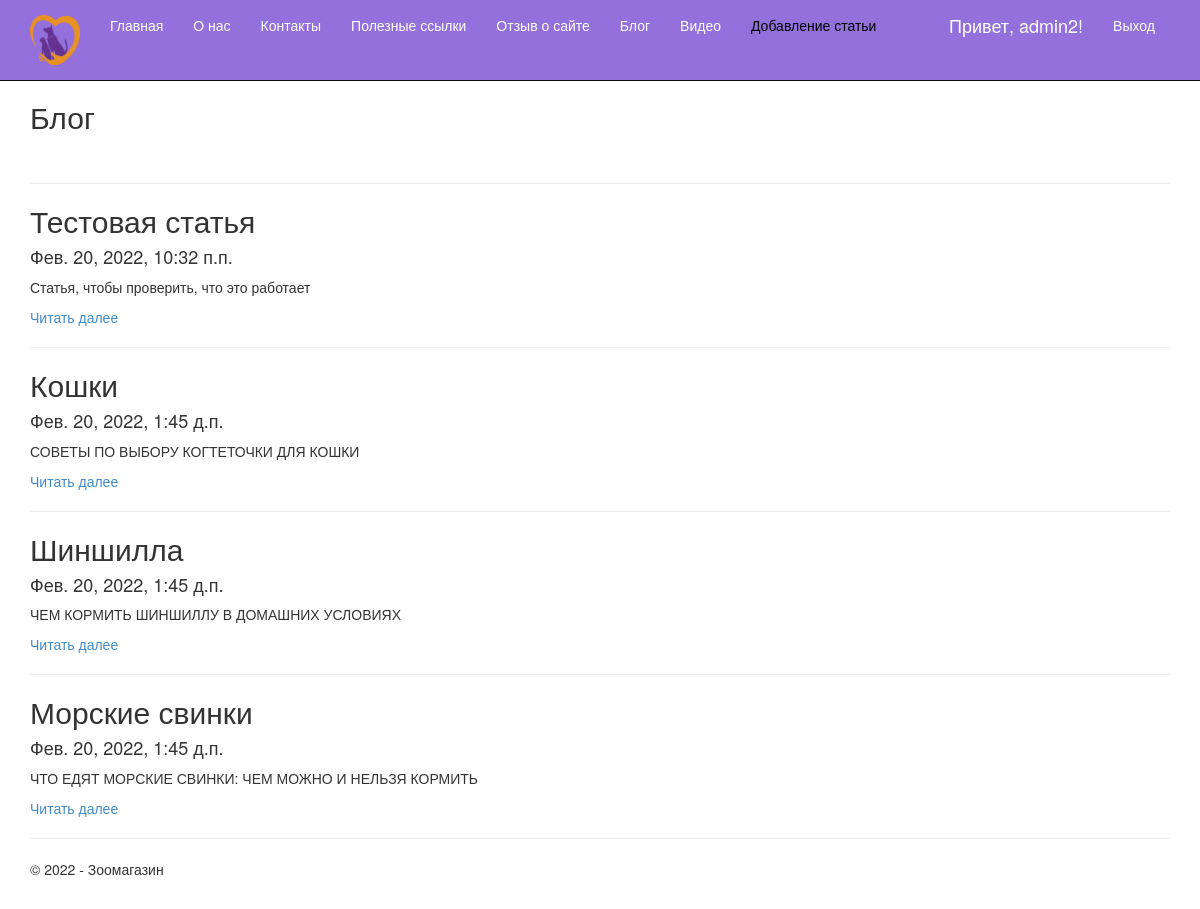
Page /blog (signed in) on the committed database.
### app/models.py (models this page shows, shortened)
class Blog(models.Model):
    title = models.CharField(max_length = 100, unique_for_date= 'posted', verbose_name="Заголовок")
    description = models.TextField(verbose_name = "Краткое содержание")
    content = models.TextField(verbose_name = "Полное содержание")
    posted = models.DateTimeField(default = datetime.now(), db_index= True, verbose_name= 'Опубликована')
    author = models.ForeignKey(User, null=True, blank=True, on_delete = models.SET_NULL, verbose_name = "Автор")
    image = models.FileField(default = 'temp.jpg', verbose_name='Путь к картинке')
    class Meta:
        db_table = "Posts"
        ordering = ["-posted"]
        verbose_name = "статья блога"
        verbose_name_plural = "статьи блога"

### app/views.py (the view)
# urls.py: url(r'^blog',views.blog, name='blog'),
def blog(request):
    posts = Blog.objects.all()
    assert isinstance(request,HttpRequest)
    return render(
        request,
        'app/blog.html',
        {
            'title':'Блог',
            'posts': posts,
            'year':datetime.now().year,
            }
        )

### app/templates/app/blog.html
{% extends 'app/layout.html' %}
{% block content %}
<h2>{{title}}</h2><br />
{% for post in posts %}
    <hr/>
    <div class="">
        <h2>{{post.title}}</h2>
        <h4>{{post.posted}}</h4>
        <p>{{post.description}}</p>
        <p><a href="{% url 'blogpost' parametr=post.id %}">Читать далее</a></p>
    </div>
{% endfor %}
{% endblock %}

### app/templates/app/loginpartial.html (shortened to what this page needs)
{% if user.is_authenticated %}
<form id="logoutForm" action="/logout/" method="post" class="navbar-right">
    <ul class="nav navbar-nav navbar-right">
        <li><span class="navbar-brand" style="color:white">Привет, {{ user.username }}!</span></li>
        <li><a href="javascript:document.getElementById('logoutForm').submit()" style="color:white">Выход</a></li>
    </ul>
</form>
{% else %}
<ul class="nav navbar-nav navbar-right">
    <li style="color:fuchsia"><a href="{% url 'registration' %}" style="color:white">Регистрация</a></li>
    <li><a href="{% url 'login' %}" style="color:white">Вход</a></li>
</ul>
{% endif %}

### app/static/app/content/site.css (style rules this page uses)
body { padding-top: 80px; padding-bottom: 20px; }

### rows in the picture
Blog: title "Тестовая статья", posted "Фев. 20, 2022, 10:32 п.п.", description "Статья, чтобы проверить, что это работает"
Blog: title "Кошки", posted "Фев. 20, 2022, 1:45 д.п.", description "СОВЕТЫ ПО ВЫБОРУ КОГТЕТОЧКИ ДЛЯ КОШКИ"
Blog: title "Шиншилла", posted "Фев. 20, 2022, 1:45 д.п.", description "ЧЕМ КОРМИТЬ ШИНШИЛЛУ В ДОМАШНИХ УСЛОВИЯХ"
Blog: title "Морские свинки", posted "Фев. 20, 2022, 1:45 д.п.", description "ЧТО ЕДЯТ МОРСКИЕ СВИНКИ: ЧЕМ МОЖНО И НЕЛЬЗЯ КОРМИТЬ"

### other values in the picture
{{ user.username }} "admin2"
{{ title }} "Блог"
